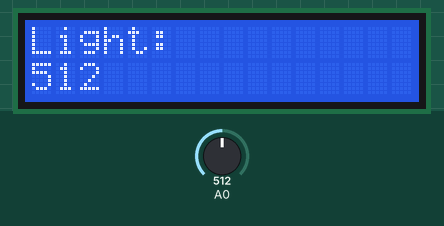
The sketch below on a simulated Arduino Uno, built with avr-gcc and run on an emulated ATmega328P. Shown: 16×2 character LCD. Inputs (shaded band) come from the test bench; at power-on: A0 = 512.

Above: at 1.2 s.
1.3 s: A0 set to 716
At 2.9 s:
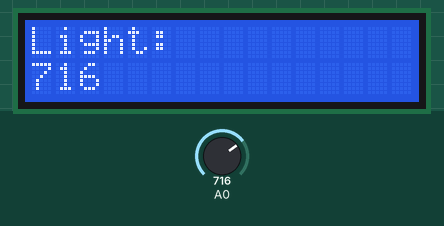
3.5 s: A0 set to 900
At 4.6 s:
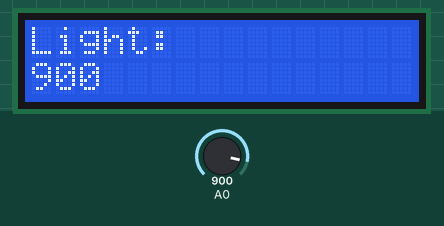
5.5 s: A0 set to 1023
At 6.4 s:
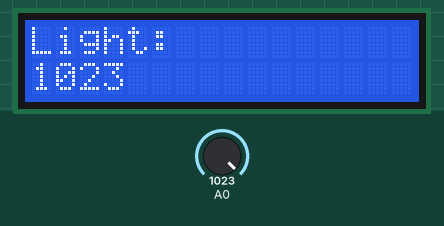
Timing chart, 0 to 8.5 s (numbered marks = the images above; inputs shaded):
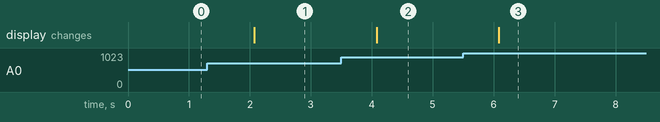

The sketch:

08_LCD_LightSensor.ino
```cpp
#include <LiquidCrystal.h>

LiquidCrystal lcd(12, 11, 5, 4, 3, 2);

void setup()
{
    lcd.begin(16, 2);
    lcd.setCursor(0, 0);
    lcd.print("Light:");
    lcd.setCursor(0, 1);
}

void loop()
{
    int value = analogRead(A0);

    lcd.setCursor(0, 1);
    lcd.print("                ");

    lcd.setCursor(0, 1);
    lcd.print(value);

    delay(1000);
}
```

Measured:
- after the input at 1.3 s, the display: changes after 0.77 s (image 1)
- after the input at 3.5 s, the display: changes after 0.58 s (image 2)
- after the input at 5.5 s, the display: changes after 0.58 s (image 3)
